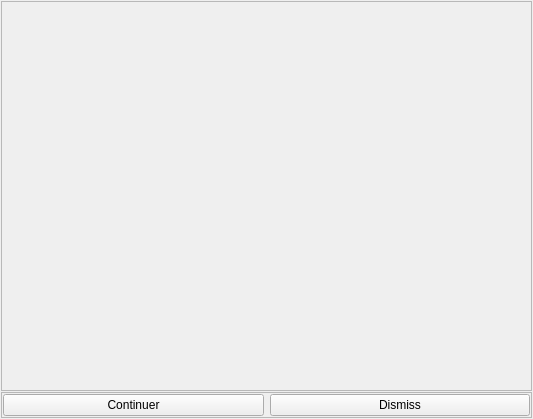
<?xml version="1.0" encoding="UTF-8"?>
<ui version="4.0">
 <class>IJQuick3DViewer</class>
 <widget class="QWidget" name="IJQuick3DViewer">
  <property name="geometry">
   <rect>
    <x>0</x>
    <y>0</y>
    <width>533</width>
    <height>419</height>
   </rect>
  </property>
  <property name="windowTitle">
   <string>Form</string>
  </property>
  <layout class="QVBoxLayout" name="verticalLayout" stretch="0,0">
   <property name="spacing">
    <number>1</number>
   </property>
   <property name="margin">
    <number>1</number>
   </property>
   <item>
    <widget class="QFrame" name="frmViewer">
     <property name="sizePolicy">
      <sizepolicy hsizetype="Preferred" vsizetype="Expanding">
       <horstretch>0</horstretch>
       <verstretch>0</verstretch>
      </sizepolicy>
     </property>
     <property name="frameShape">
      <enum>QFrame::StyledPanel</enum>
     </property>
     <property name="frameShadow">
      <enum>QFrame::Raised</enum>
     </property>
     <layout class="QHBoxLayout" name="horizontalLayout_2">
      <property name="margin">
       <number>1</number>
      </property>
     </layout>
    </widget>
   </item>
   <item>
    <widget class="QFrame" name="frmTools">
     <property name="frameShape">
      <enum>QFrame::StyledPanel</enum>
     </property>
     <property name="frameShadow">
      <enum>QFrame::Raised</enum>
     </property>
     <layout class="QHBoxLayout" name="horizontalLayout">
      <property name="margin">
       <number>1</number>
      </property>
      <item>
       <widget class="QPushButton" name="btnContinue">
        <property name="text">
         <string>Continuer</string>
        </property>
       </widget>
      </item>
      <item>
       <widget class="QPushButton" name="btnDismiss">
        <property name="text">
         <string>Dismiss</string>
        </property>
       </widget>
      </item>
     </layout>
    </widget>
   </item>
  </layout>
 </widget>
 <resources/>
 <connections>
  <connection>
   <sender>btnDismiss</sender>
   <signal>clicked()</signal>
   <receiver>IJQuick3DViewer</receiver>
   <slot>onDismiss()</slot>
   <hints>
    <hint type="sourcelabel">
     <x>313</x>
     <y>403</y>
    </hint>
    <hint type="destinationlabel">
     <x>536</x>
     <y>354</y>
    </hint>
   </hints>
  </connection>
  <connection>
   <sender>btnContinue</sender>
   <signal>clicked()</signal>
   <receiver>IJQuick3DViewer</receiver>
   <slot>onContinue()</slot>
   <hints>
    <hint type="sourcelabel">
     <x>224</x>
     <y>403</y>
    </hint>
    <hint type="destinationlabel">
     <x>0</x>
     <y>365</y>
    </hint>
   </hints>
  </connection>
 </connections>
 <slots>
  <slot>onDismiss()</slot>
  <slot>onContinue()</slot>
 </slots>
</ui>
